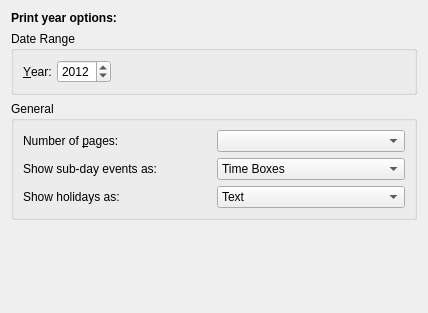
<?xml version="1.0" encoding="UTF-8"?>
<ui version="4.0">
 <author>Reinhold Kainhofer &lt;reinhold@kainhofer.com&gt;</author>
 <comment>Configuration page for the yearly print mode.</comment>
 <class>CalPrintYearConfig_Base</class>
 <widget class="QWidget" name="CalPrintYearConfig_Base">
  <property name="geometry">
   <rect>
    <x>0</x>
    <y>0</y>
    <width>428</width>
    <height>313</height>
   </rect>
  </property>
  <layout class="QVBoxLayout" name="verticalLayout_3">
   <item>
    <widget class="QLabel" name="label">
     <property name="text">
      <string>&lt;html&gt;&lt;head/&gt;&lt;body&gt;&lt;p&gt;&lt;span style=&quot; font-size:9pt; font-weight:600;&quot;&gt;Print year options:&lt;/span&gt;&lt;/p&gt;&lt;/body&gt;&lt;/html&gt;</string>
     </property>
    </widget>
   </item>
   <item>
    <widget class="QGroupBox" name="mDateRangeGroup">
     <property name="title">
      <string>Date Range</string>
     </property>
     <property name="selectedId" stdset="0">
      <number>-1</number>
     </property>
     <layout class="QVBoxLayout" name="verticalLayout_2">
      <item>
       <layout class="QHBoxLayout" name="horizontalLayout">
        <item>
         <widget class="QLabel" name="mYearLabel">
          <property name="text">
           <string>&amp;Year:</string>
          </property>
          <property name="wordWrap">
           <bool>false</bool>
          </property>
          <property name="buddy">
           <cstring>mYear</cstring>
          </property>
         </widget>
        </item>
        <item>
         <widget class="QSpinBox" name="mYear">
          <property name="minimum">
           <number>0</number>
          </property>
          <property name="maximum">
           <number>2500</number>
          </property>
          <property name="value">
           <number>2012</number>
          </property>
         </widget>
        </item>
        <item>
         <spacer name="spacer4">
          <property name="orientation">
           <enum>Qt::Horizontal</enum>
          </property>
          <property name="sizeType">
           <enum>QSizePolicy::Expanding</enum>
          </property>
          <property name="sizeHint" stdset="0">
           <size>
            <width>120</width>
            <height>21</height>
           </size>
          </property>
         </spacer>
        </item>
       </layout>
      </item>
     </layout>
    </widget>
   </item>
   <item>
    <widget class="QGroupBox" name="mDisplayOptionsGroup">
     <property name="title">
      <string>General</string>
     </property>
     <layout class="QVBoxLayout" name="verticalLayout">
      <item>
       <layout class="QGridLayout" name="gridLayout">
        <item row="0" column="0">
         <widget class="QLabel" name="mPagesLabel">
          <property name="text">
           <string>Number of &amp;pages:</string>
          </property>
          <property name="wordWrap">
           <bool>false</bool>
          </property>
          <property name="buddy">
           <cstring>mPages</cstring>
          </property>
         </widget>
        </item>
        <item row="0" column="1">
         <widget class="KComboBox" name="mPages"/>
        </item>
        <item row="1" column="0">
         <widget class="QLabel" name="mSubDaysLabel">
          <property name="text">
           <string>Show sub-day events as:</string>
          </property>
          <property name="wordWrap">
           <bool>false</bool>
          </property>
         </widget>
        </item>
        <item row="1" column="1">
         <widget class="KComboBox" name="mSubDays">
          <property name="currentIndex">
           <number>1</number>
          </property>
          <item>
           <property name="text">
            <string>Text</string>
           </property>
          </item>
          <item>
           <property name="text">
            <string>Time Boxes</string>
           </property>
          </item>
         </widget>
        </item>
        <item row="2" column="0">
         <widget class="QLabel" name="mHolidaysLabel">
          <property name="text">
           <string>Show holidays as:</string>
          </property>
          <property name="wordWrap">
           <bool>false</bool>
          </property>
         </widget>
        </item>
        <item row="2" column="1">
         <widget class="KComboBox" name="mHolidays">
          <item>
           <property name="text">
            <string>Text</string>
           </property>
          </item>
          <item>
           <property name="text">
            <string>Time Boxes</string>
           </property>
          </item>
         </widget>
        </item>
       </layout>
      </item>
     </layout>
     <zorder>mPagesLabel</zorder>
     <zorder>mPages</zorder>
     <zorder>mPagesLabel</zorder>
     <zorder>mPages</zorder>
     <zorder>mHolidays</zorder>
     <zorder>mHolidaysLabel</zorder>
     <zorder>mSubDays</zorder>
     <zorder>mSubDaysLabel</zorder>
    </widget>
   </item>
   <item>
    <spacer name="verticalSpacer">
     <property name="orientation">
      <enum>Qt::Vertical</enum>
     </property>
     <property name="sizeHint" stdset="0">
      <size>
       <width>20</width>
       <height>71</height>
      </size>
     </property>
    </spacer>
   </item>
  </layout>
 </widget>
 <customwidgets>
  <customwidget>
   <class>KComboBox</class>
   <extends>QComboBox</extends>
   <header>kcombobox.h</header>
  </customwidget>
 </customwidgets>
 <resources/>
 <connections/>
</ui>
